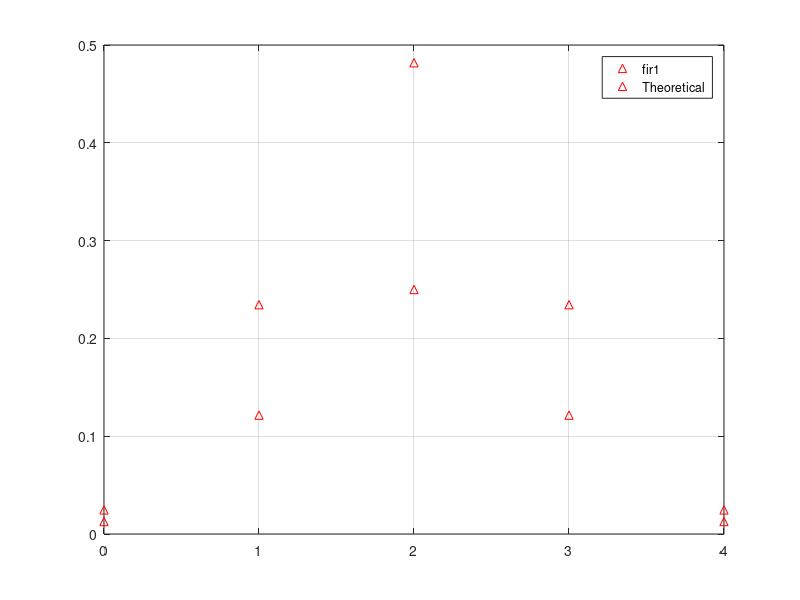
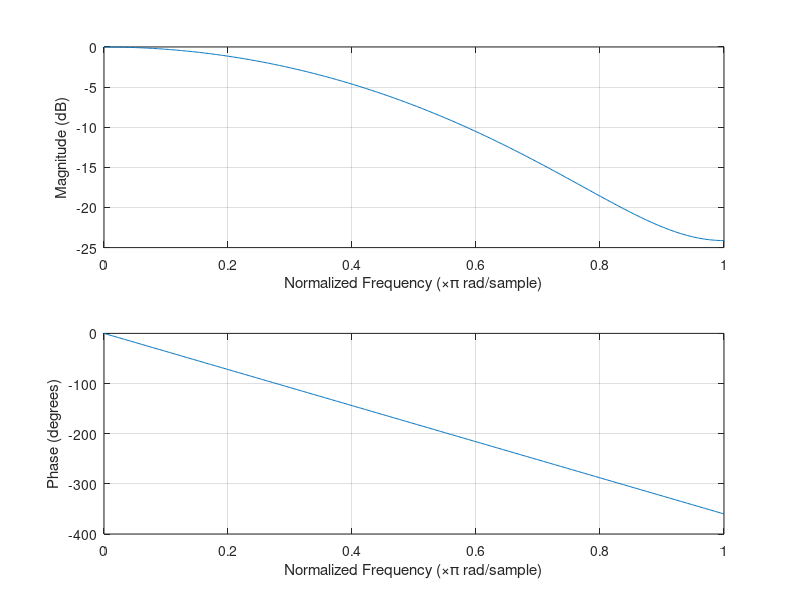
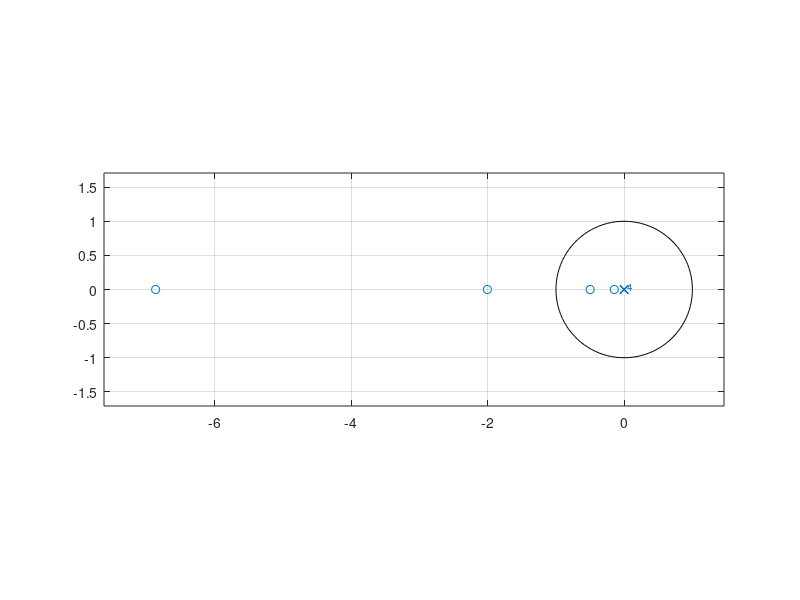

Reproduce these figures in MATLAB, in order.
function [] = myFir()
N = 4; %The order of the filter
n = 0:N;
hd = sin((pi/4)*(n - 2)) ./ (pi*(n-2));hd(n==N/2)=0.25;
w = hamming(5)';

h = hd .* w;
b = fir1(N,0.25);

figure(1);
impz(b);hold on;impz(h);legend('fir1','Theoretical');grid;

figure(2);
freqz(b); %The magnitude/phase response

figure(3);
zplane(b); % The pole-zero diagram
end

